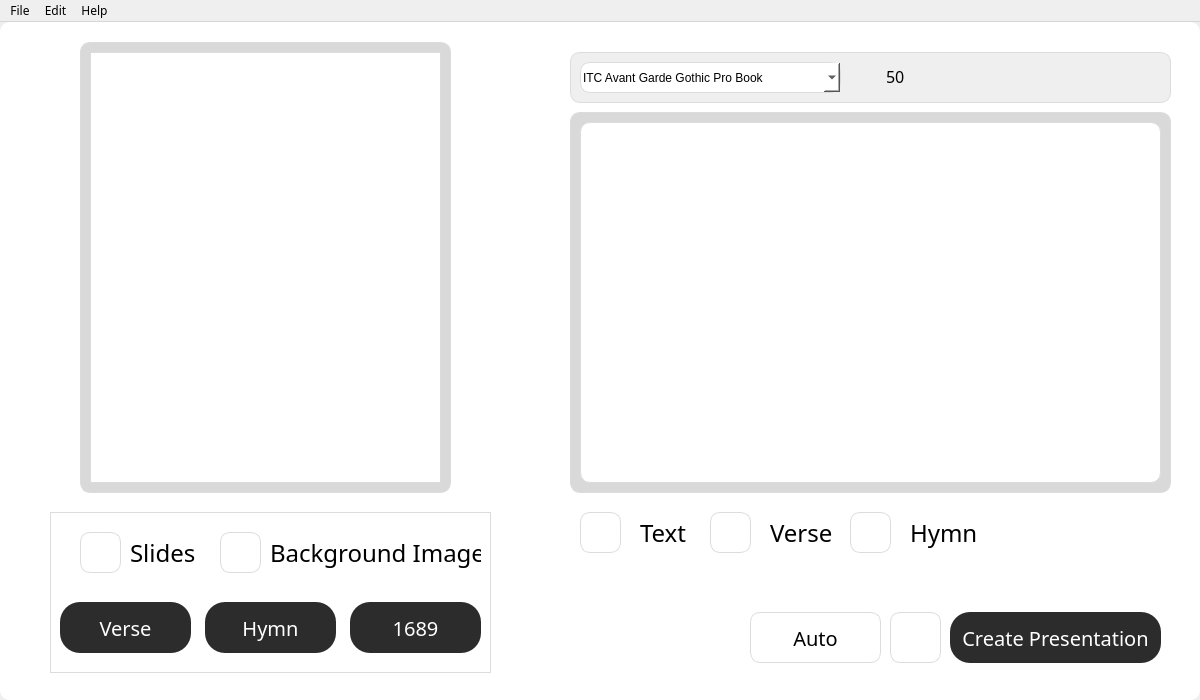
<?xml version="1.0" encoding="UTF-8"?>
<ui version="4.0">
 <class>MainWindow</class>
 <widget class="QMainWindow" name="MainWindow">
  <property name="geometry">
   <rect>
    <x>0</x>
    <y>0</y>
    <width>1200</width>
    <height>700</height>
   </rect>
  </property>
  <property name="minimumSize">
   <size>
    <width>1200</width>
    <height>700</height>
   </size>
  </property>
  <property name="maximumSize">
   <size>
    <width>1200</width>
    <height>700</height>
   </size>
  </property>
  <property name="font">
   <font>
    <family>Inter 18pt</family>
   </font>
  </property>
  <property name="windowTitle">
   <string>Scripture Slides</string>
  </property>
  <property name="windowIcon">
   <iconset>
    <normaloff>assets/ScriptureSlidesIcon.png</normaloff>assets/ScriptureSlidesIcon.png</iconset>
  </property>
  <property name="styleSheet">
   <string notr="true"/>
  </property>
  <widget class="QWidget" name="centralwidget">
   <property name="styleSheet">
    <string notr="true">#centralwidget{
	border: 0px;
}


QWidget {
    background-color: white;
    border: 1px solid #dcdcdc;
    border-radius: 10px;
}

QLabel{
	border: 0px;
}

QPushButton:hover{
	background-color: #EFEFEF;
}

QPushButton:pressed {
    background-color: #BFBFBF;
}
</string>
   </property>
   <widget class="QWidget" name="MainButtons" native="true">
    <property name="geometry">
     <rect>
      <x>50</x>
      <y>490</y>
      <width>441</width>
      <height>161</height>
     </rect>
    </property>
    <property name="font">
     <font>
      <family>Inter 18pt</family>
     </font>
    </property>
    <property name="styleSheet">
     <string notr="true">#MainButtons{
	border-radius: 0px;
}</string>
    </property>
    <widget class="QPushButton" name="addSlideBtn">
     <property name="geometry">
      <rect>
       <x>30</x>
       <y>20</y>
       <width>41</width>
       <height>41</height>
      </rect>
     </property>
     <property name="font">
      <font>
       <pointsize>15</pointsize>
      </font>
     </property>
     <property name="cursor">
      <cursorShape>PointingHandCursor</cursorShape>
     </property>
     <property name="styleSheet">
      <string notr="true"/>
     </property>
     <property name="text">
      <string/>
     </property>
     <property name="icon">
      <iconset>
       <normaloff>assets/plus.png</normaloff>assets/plus.png</iconset>
     </property>
     <property name="iconSize">
      <size>
       <width>16</width>
       <height>16</height>
      </size>
     </property>
    </widget>
    <widget class="QLabel" name="label">
     <property name="geometry">
      <rect>
       <x>80</x>
       <y>20</y>
       <width>71</width>
       <height>41</height>
      </rect>
     </property>
     <property name="font">
      <font>
       <family>Inter 18pt</family>
       <pointsize>18</pointsize>
      </font>
     </property>
     <property name="text">
      <string>Slides</string>
     </property>
    </widget>
    <widget class="QPushButton" name="addBackgroundImageBtn">
     <property name="geometry">
      <rect>
       <x>170</x>
       <y>20</y>
       <width>41</width>
       <height>41</height>
      </rect>
     </property>
     <property name="font">
      <font>
       <pointsize>15</pointsize>
      </font>
     </property>
     <property name="cursor">
      <cursorShape>PointingHandCursor</cursorShape>
     </property>
     <property name="text">
      <string/>
     </property>
     <property name="icon">
      <iconset>
       <normaloff>assets/plus.png</normaloff>assets/plus.png</iconset>
     </property>
     <property name="iconSize">
      <size>
       <width>17</width>
       <height>16</height>
      </size>
     </property>
    </widget>
    <widget class="QLabel" name="label_2">
     <property name="geometry">
      <rect>
       <x>220</x>
       <y>20</y>
       <width>211</width>
       <height>41</height>
      </rect>
     </property>
     <property name="font">
      <font>
       <family>Inter 18pt</family>
       <pointsize>18</pointsize>
      </font>
     </property>
     <property name="text">
      <string>Background Image</string>
     </property>
    </widget>
    <widget class="QLabel" name="label_5">
     <property name="geometry">
      <rect>
       <x>60</x>
       <y>90</y>
       <width>71</width>
       <height>41</height>
      </rect>
     </property>
     <property name="font">
      <font>
       <family>Inter 18pt</family>
       <pointsize>18</pointsize>
      </font>
     </property>
     <property name="text">
      <string/>
     </property>
    </widget>
    <widget class="QPushButton" name="VerseRepeatBtn">
     <property name="geometry">
      <rect>
       <x>10</x>
       <y>90</y>
       <width>131</width>
       <height>51</height>
      </rect>
     </property>
     <property name="font">
      <font>
       <family>Inter 18pt</family>
       <pointsize>15</pointsize>
      </font>
     </property>
     <property name="cursor">
      <cursorShape>PointingHandCursor</cursorShape>
     </property>
     <property name="styleSheet">
      <string notr="true">#VerseRepeatBtn{
    border: none;
    color: white;
    background-color: #2C2C2C;
    border-radius: 20px;
    padding: 10px;
}

#VerseRepeatBtn:hover {
    border: 2px solid #c68463;
    color: white;
    background-color: #c68463; 
    border-radius: 20px;
}

#VerseRepeatBtn:pressed {
    border: 2px solid #824d32;
    color: white;
    background-color: #824d32; 
    border-radius: 20px;
}</string>
     </property>
     <property name="text">
      <string>Verse</string>
     </property>
    </widget>
    <widget class="QPushButton" name="HymnRepeatBtn">
     <property name="geometry">
      <rect>
       <x>155</x>
       <y>90</y>
       <width>131</width>
       <height>51</height>
      </rect>
     </property>
     <property name="font">
      <font>
       <family>Inter 18pt</family>
       <pointsize>15</pointsize>
      </font>
     </property>
     <property name="cursor">
      <cursorShape>PointingHandCursor</cursorShape>
     </property>
     <property name="styleSheet">
      <string notr="true">#HymnRepeatBtn{
    border: none;
    color: white;
    background-color: #2C2C2C;
    border-radius: 20px;
    padding: 10px;
}

#HymnRepeatBtn:hover {
    border: 2px solid #c68463;
    color: white;
    background-color: #c68463; 
    border-radius: 20px;
}

#HymnRepeatBtn:pressed {
    border: 2px solid #824d32;
    color: white;
    background-color: #824d32; 
    border-radius: 20px;
}
</string>
     </property>
     <property name="text">
      <string>Hymn</string>
     </property>
    </widget>
    <widget class="QPushButton" name="LBCF">
     <property name="geometry">
      <rect>
       <x>300</x>
       <y>90</y>
       <width>131</width>
       <height>51</height>
      </rect>
     </property>
     <property name="font">
      <font>
       <family>Inter 18pt</family>
       <pointsize>15</pointsize>
      </font>
     </property>
     <property name="cursor">
      <cursorShape>PointingHandCursor</cursorShape>
     </property>
     <property name="styleSheet">
      <string notr="true">#LBCF{
    border: none;
    color: white;
    background-color: #2C2C2C;
    border-radius: 20px;
    padding: 10px;
}

#LBCF:hover {
    border: 2px solid #c68463;
    color: white;
    background-color: #c68463; 
    border-radius: 20px;
}

#LBCF:pressed {
    border: 2px solid #824d32;
    color: white;
    background-color: #824d32; 
    border-radius: 20px;
}</string>
     </property>
     <property name="text">
      <string>1689</string>
     </property>
    </widget>
   </widget>
   <widget class="QFrame" name="EditorFrame">
    <property name="geometry">
     <rect>
      <x>570</x>
      <y>30</y>
      <width>601</width>
      <height>51</height>
     </rect>
    </property>
    <property name="font">
     <font>
      <family>Inter 18pt</family>
     </font>
    </property>
    <property name="styleSheet">
     <string notr="true">#EditorFrame{
	Background-color: #EFEFEF;
}

QPushButton{
	Background-color: #EFEFEF;
	border: 0px;
}


QPushButton:hover{
	Background-color: #FFFFFF;
}

QPushButton:pressed {
    background-color: #BFBFBF;
}
</string>
    </property>
    <property name="frameShape">
     <enum>QFrame::StyledPanel</enum>
    </property>
    <property name="frameShadow">
     <enum>QFrame::Raised</enum>
    </property>
    <widget class="QFontComboBox" name="fontComboBox">
     <property name="geometry">
      <rect>
       <x>10</x>
       <y>10</y>
       <width>261</width>
       <height>31</height>
      </rect>
     </property>
     <property name="font">
      <font>
       <family>Inter 18pt,sans-serif</family>
       <pointsize>10</pointsize>
      </font>
     </property>
     <property name="styleSheet">
      <string notr="true">QComboBox#fontComboBox {
    font-family: 'Inter 18pt', sans-serif;
    font-size: 10pt; /* Change font size to points */
    color: black;
    background-color: white;
    border: 1px solid #ccc;
    padding: 5px;
    border-radius: 8px;
}

QComboBox#fontComboBox::drop-down {
    background-color: transparent; /* Change drop-down background */
    width: 30px; /* Adjust drop-down width */
}

QComboBox#fontComboBox::drop-down:hover {
   background-color: #EFEFEF;
	border-radius: 8px;
}

QComboBox#fontComboBox::drop-down:pressed {
   background-color: #BFBFBF;

}

QComboBox#fontComboBox::down-arrow {
    image: url(C:/Users/markt/Scripture-Slides/Scripture-Slides/assets/arrowDown.png); /* Path to your custom arrow image */
    width: 18px; /* Adjust width if needed */
    height: 18px; /* Adjust height if needed */
}

QComboBox#fontComboBox QAbstractItemView {
    font-family: 'Inter 18pt', sans-serif;
    font-size: 10pt; /* Set point size for list items */
    color: black;
    background-color: white;
    border: none;
}
</string>
     </property>
     <property name="currentText">
      <string>ITC Avant Garde Gothic Pro Book</string>
     </property>
    </widget>
    <widget class="QPushButton" name="IncreaseFontSize">
     <property name="geometry">
      <rect>
       <x>340</x>
       <y>10</y>
       <width>31</width>
       <height>31</height>
      </rect>
     </property>
     <property name="cursor">
      <cursorShape>PointingHandCursor</cursorShape>
     </property>
     <property name="styleSheet">
      <string notr="true">#IncreaseFontSize{
	Border: 0px
}
</string>
     </property>
     <property name="text">
      <string/>
     </property>
     <property name="icon">
      <iconset>
       <normaloff>assets/plus.png</normaloff>assets/plus.png</iconset>
     </property>
     <property name="iconSize">
      <size>
       <width>15</width>
       <height>15</height>
      </size>
     </property>
    </widget>
    <widget class="QPushButton" name="DecreaseFontSize">
     <property name="geometry">
      <rect>
       <x>280</x>
       <y>10</y>
       <width>31</width>
       <height>31</height>
      </rect>
     </property>
     <property name="cursor">
      <cursorShape>PointingHandCursor</cursorShape>
     </property>
     <property name="styleSheet">
      <string notr="true">#DecreaseFontSize{
	Border: 0px;
}
</string>
     </property>
     <property name="text">
      <string/>
     </property>
     <property name="icon">
      <iconset>
       <normaloff>assets/minus.png</normaloff>assets/minus.png</iconset>
     </property>
     <property name="iconSize">
      <size>
       <width>15</width>
       <height>15</height>
      </size>
     </property>
    </widget>
    <widget class="QPushButton" name="BoldBtn">
     <property name="geometry">
      <rect>
       <x>408</x>
       <y>10</y>
       <width>31</width>
       <height>31</height>
      </rect>
     </property>
     <property name="cursor">
      <cursorShape>PointingHandCursor</cursorShape>
     </property>
     <property name="styleSheet">
      <string notr="true">#BoldBtn{
	Border: 0px;
}
</string>
     </property>
     <property name="text">
      <string/>
     </property>
     <property name="icon">
      <iconset>
       <normaloff>assets/b.png</normaloff>assets/b.png</iconset>
     </property>
     <property name="iconSize">
      <size>
       <width>15</width>
       <height>15</height>
      </size>
     </property>
    </widget>
    <widget class="QPushButton" name="AlignLeft">
     <property name="geometry">
      <rect>
       <x>442</x>
       <y>10</y>
       <width>31</width>
       <height>31</height>
      </rect>
     </property>
     <property name="cursor">
      <cursorShape>PointingHandCursor</cursorShape>
     </property>
     <property name="styleSheet">
      <string notr="true">#IncreaseFontSize{
	Border: 0px
}

#IncreaseFontSize:hover{
	background-color: #FFFFFF;
}</string>
     </property>
     <property name="text">
      <string/>
     </property>
     <property name="icon">
      <iconset>
       <normaloff>assets/left-align.png</normaloff>assets/left-align.png</iconset>
     </property>
     <property name="iconSize">
      <size>
       <width>15</width>
       <height>15</height>
      </size>
     </property>
    </widget>
    <widget class="QPushButton" name="AlignCenter">
     <property name="geometry">
      <rect>
       <x>481</x>
       <y>10</y>
       <width>31</width>
       <height>31</height>
      </rect>
     </property>
     <property name="cursor">
      <cursorShape>PointingHandCursor</cursorShape>
     </property>
     <property name="styleSheet">
      <string notr="true">#IncreaseFontSize{
	Border: 0px
}

#IncreaseFontSize:hover{
	background-color: #FFFFFF;
}</string>
     </property>
     <property name="text">
      <string/>
     </property>
     <property name="icon">
      <iconset>
       <normaloff>assets/center-align.png</normaloff>assets/center-align.png</iconset>
     </property>
     <property name="iconSize">
      <size>
       <width>15</width>
       <height>15</height>
      </size>
     </property>
    </widget>
    <widget class="QPushButton" name="AlignRight">
     <property name="geometry">
      <rect>
       <x>521</x>
       <y>10</y>
       <width>31</width>
       <height>31</height>
      </rect>
     </property>
     <property name="cursor">
      <cursorShape>PointingHandCursor</cursorShape>
     </property>
     <property name="styleSheet">
      <string notr="true">#IncreaseFontSize{
	Border: 0px
}

#IncreaseFontSize:hover{
	background-color: #FFFFFF;
}</string>
     </property>
     <property name="text">
      <string/>
     </property>
     <property name="icon">
      <iconset>
       <normaloff>assets/right-align.png</normaloff>assets/right-align.png</iconset>
     </property>
     <property name="iconSize">
      <size>
       <width>15</width>
       <height>15</height>
      </size>
     </property>
    </widget>
    <widget class="QPushButton" name="AlignJustify">
     <property name="geometry">
      <rect>
       <x>560</x>
       <y>10</y>
       <width>31</width>
       <height>31</height>
      </rect>
     </property>
     <property name="cursor">
      <cursorShape>PointingHandCursor</cursorShape>
     </property>
     <property name="styleSheet">
      <string notr="true">#IncreaseFontSize{
	Border: 0px
}

#IncreaseFontSize:hover{
	background-color: #FFFFFF;
}</string>
     </property>
     <property name="text">
      <string/>
     </property>
     <property name="icon">
      <iconset>
       <normaloff>assets/justify.png</normaloff>assets/justify.png</iconset>
     </property>
     <property name="iconSize">
      <size>
       <width>15</width>
       <height>15</height>
      </size>
     </property>
    </widget>
    <widget class="QPushButton" name="colorWheel">
     <property name="geometry">
      <rect>
       <x>376</x>
       <y>10</y>
       <width>31</width>
       <height>31</height>
      </rect>
     </property>
     <property name="cursor">
      <cursorShape>PointingHandCursor</cursorShape>
     </property>
     <property name="styleSheet">
      <string notr="true">#BoldBtn{
	Border: 0px;
	background-color: transparent;
}

#BoldBtn:hover{
	background-color: #FFFFFF;
}</string>
     </property>
     <property name="text">
      <string/>
     </property>
     <property name="icon">
      <iconset>
       <normaloff>assets/color-wheel.png</normaloff>assets/color-wheel.png</iconset>
     </property>
     <property name="iconSize">
      <size>
       <width>25</width>
       <height>25</height>
      </size>
     </property>
    </widget>
    <widget class="QLineEdit" name="fontBox">
     <property name="geometry">
      <rect>
       <x>310</x>
       <y>9</y>
       <width>31</width>
       <height>31</height>
      </rect>
     </property>
     <property name="font">
      <font>
       <family>Inter 18pt</family>
       <pointsize>12</pointsize>
      </font>
     </property>
     <property name="layoutDirection">
      <enum>Qt::LeftToRight</enum>
     </property>
     <property name="styleSheet">
      <string notr="true">#fontBox{
	background-color: transparent;
	color: black;
	border: 0px;
}</string>
     </property>
     <property name="text">
      <string>50</string>
     </property>
     <property name="alignment">
      <set>Qt::AlignCenter</set>
     </property>
    </widget>
   </widget>
   <widget class="QLabel" name="label_3">
    <property name="geometry">
     <rect>
      <x>640</x>
      <y>490</y>
      <width>61</width>
      <height>41</height>
     </rect>
    </property>
    <property name="font">
     <font>
      <family>Inter 18pt</family>
      <pointsize>18</pointsize>
     </font>
    </property>
    <property name="styleSheet">
     <string notr="true"/>
    </property>
    <property name="text">
     <string>Text</string>
    </property>
   </widget>
   <widget class="QPushButton" name="addTextBtn">
    <property name="geometry">
     <rect>
      <x>580</x>
      <y>490</y>
      <width>41</width>
      <height>41</height>
     </rect>
    </property>
    <property name="font">
     <font>
      <pointsize>15</pointsize>
     </font>
    </property>
    <property name="cursor">
     <cursorShape>PointingHandCursor</cursorShape>
    </property>
    <property name="text">
     <string/>
    </property>
    <property name="icon">
     <iconset>
      <normaloff>assets/plus.png</normaloff>assets/plus.png</iconset>
    </property>
   </widget>
   <widget class="QFrame" name="BackgroundFrame">
    <property name="geometry">
     <rect>
      <x>570</x>
      <y>90</y>
      <width>601</width>
      <height>381</height>
     </rect>
    </property>
    <property name="styleSheet">
     <string notr="true">#BackgroundFrame{
Background-color: #D9D9D9;
border-radius: 10px;
}</string>
    </property>
    <property name="frameShape">
     <enum>QFrame::StyledPanel</enum>
    </property>
    <property name="frameShadow">
     <enum>QFrame::Raised</enum>
    </property>
    <widget class="QGraphicsView" name="graphicsView">
     <property name="geometry">
      <rect>
       <x>10</x>
       <y>10</y>
       <width>581</width>
       <height>361</height>
      </rect>
     </property>
    </widget>
   </widget>
   <widget class="QPushButton" name="createPresentationBtn">
    <property name="geometry">
     <rect>
      <x>950</x>
      <y>590</y>
      <width>211</width>
      <height>51</height>
     </rect>
    </property>
    <property name="font">
     <font>
      <family>Inter 18pt</family>
      <pointsize>15</pointsize>
     </font>
    </property>
    <property name="cursor">
     <cursorShape>PointingHandCursor</cursorShape>
    </property>
    <property name="styleSheet">
     <string notr="true">#createPresentationBtn{
    border: none;
    color: white;
    background-color: #2C2C2C;
    border-radius: 20px;
    padding: 10px;
}

#createPresentationBtn:hover {
    border: 2px solid #c68463;
    color: white;
    background-color: #c68463; 
    border-radius: 20px;
}

#createPresentationBtn:pressed {
    border: 2px solid #824d32;
    color: white;
    background-color: #824d32; 
    border-radius: 20px;
}
</string>
    </property>
    <property name="text">
     <string>Create Presentation</string>
    </property>
   </widget>
   <widget class="QFrame" name="BackgroundFrame_2">
    <property name="geometry">
     <rect>
      <x>80</x>
      <y>20</y>
      <width>371</width>
      <height>451</height>
     </rect>
    </property>
    <property name="styleSheet">
     <string notr="true">#BackgroundFrame_2{
Background-color: #D9D9D9;
border-radius: 10px;
}</string>
    </property>
    <property name="frameShape">
     <enum>QFrame::StyledPanel</enum>
    </property>
    <property name="frameShadow">
     <enum>QFrame::Raised</enum>
    </property>
    <widget class="QListWidget" name="slideListWidget">
     <property name="geometry">
      <rect>
       <x>10</x>
       <y>10</y>
       <width>351</width>
       <height>431</height>
      </rect>
     </property>
     <property name="font">
      <font>
       <family>Inter 18pt</family>
       <pointsize>20</pointsize>
      </font>
     </property>
     <property name="styleSheet">
      <string notr="true">#slideListWidget{
	border-radius: 0px;
}</string>
     </property>
    </widget>
   </widget>
   <widget class="QPushButton" name="addVerseBtn">
    <property name="geometry">
     <rect>
      <x>710</x>
      <y>490</y>
      <width>41</width>
      <height>41</height>
     </rect>
    </property>
    <property name="font">
     <font>
      <pointsize>15</pointsize>
     </font>
    </property>
    <property name="cursor">
     <cursorShape>PointingHandCursor</cursorShape>
    </property>
    <property name="text">
     <string/>
    </property>
    <property name="icon">
     <iconset>
      <normaloff>assets/plus.png</normaloff>assets/plus.png</iconset>
    </property>
   </widget>
   <widget class="QLabel" name="label_4">
    <property name="geometry">
     <rect>
      <x>770</x>
      <y>490</y>
      <width>71</width>
      <height>41</height>
     </rect>
    </property>
    <property name="font">
     <font>
      <family>Inter 18pt</family>
      <pointsize>18</pointsize>
     </font>
    </property>
    <property name="styleSheet">
     <string notr="true"/>
    </property>
    <property name="text">
     <string>Verse</string>
    </property>
   </widget>
   <widget class="QLabel" name="label_6">
    <property name="geometry">
     <rect>
      <x>910</x>
      <y>490</y>
      <width>81</width>
      <height>41</height>
     </rect>
    </property>
    <property name="font">
     <font>
      <family>Inter 18pt</family>
      <pointsize>18</pointsize>
     </font>
    </property>
    <property name="styleSheet">
     <string notr="true"/>
    </property>
    <property name="text">
     <string>Hymn</string>
    </property>
   </widget>
   <widget class="QPushButton" name="addVerseBtn_2">
    <property name="geometry">
     <rect>
      <x>850</x>
      <y>490</y>
      <width>41</width>
      <height>41</height>
     </rect>
    </property>
    <property name="font">
     <font>
      <pointsize>15</pointsize>
     </font>
    </property>
    <property name="cursor">
     <cursorShape>PointingHandCursor</cursorShape>
    </property>
    <property name="text">
     <string/>
    </property>
    <property name="icon">
     <iconset>
      <normaloff>assets/plus.png</normaloff>assets/plus.png</iconset>
    </property>
   </widget>
   <widget class="QPushButton" name="AutoBtn">
    <property name="geometry">
     <rect>
      <x>750</x>
      <y>590</y>
      <width>131</width>
      <height>51</height>
     </rect>
    </property>
    <property name="font">
     <font>
      <family>Inter 18pt</family>
      <pointsize>15</pointsize>
     </font>
    </property>
    <property name="cursor">
     <cursorShape>PointingHandCursor</cursorShape>
    </property>
    <property name="styleSheet">
     <string notr="true">#LBCF{
    border: none;
    color: white;
    background-color: #2C2C2C;
    border-radius: 20px;
    padding: 10px;
}

#LBCF:hover {
    border: 2px solid #3498db;
    color: white;
    background-color: #3498db; 
    border-radius: 20px;
}
</string>
    </property>
    <property name="text">
     <string>Auto</string>
    </property>
   </widget>
   <widget class="QPushButton" name="SlideShowBtn">
    <property name="geometry">
     <rect>
      <x>890</x>
      <y>590</y>
      <width>51</width>
      <height>51</height>
     </rect>
    </property>
    <property name="font">
     <font>
      <family>Inter 18pt</family>
      <pointsize>15</pointsize>
     </font>
    </property>
    <property name="cursor">
     <cursorShape>PointingHandCursor</cursorShape>
    </property>
    <property name="styleSheet">
     <string notr="true">#LBCF{
    border: none;
    color: white;
    background-color: #2C2C2C;
    border-radius: 20px;
    padding: 10px;
}

#LBCF:hover {
    border: 2px solid #3498db;
    color: white;
    background-color: #3498db; 
    border-radius: 20px;
}
</string>
    </property>
    <property name="text">
     <string/>
    </property>
    <property name="icon">
     <iconset>
      <normaloff>assets/SlideShow.png</normaloff>assets/SlideShow.png</iconset>
    </property>
    <property name="iconSize">
     <size>
      <width>35</width>
      <height>35</height>
     </size>
    </property>
   </widget>
   <zorder>BackgroundFrame_2</zorder>
   <zorder>BackgroundFrame</zorder>
   <zorder>MainButtons</zorder>
   <zorder>EditorFrame</zorder>
   <zorder>label_3</zorder>
   <zorder>addTextBtn</zorder>
   <zorder>createPresentationBtn</zorder>
   <zorder>addVerseBtn</zorder>
   <zorder>label_4</zorder>
   <zorder>label_6</zorder>
   <zorder>addVerseBtn_2</zorder>
   <zorder>AutoBtn</zorder>
   <zorder>SlideShowBtn</zorder>
  </widget>
  <widget class="QMenuBar" name="menubar">
   <property name="geometry">
    <rect>
     <x>0</x>
     <y>0</y>
     <width>1200</width>
     <height>21</height>
    </rect>
   </property>
   <widget class="QMenu" name="menuFile">
    <property name="title">
     <string>File</string>
    </property>
    <widget class="QMenu" name="menuPresets">
     <property name="font">
      <font>
       <family>Inter 18pt</family>
       <pointsize>12</pointsize>
      </font>
     </property>
     <property name="title">
      <string>Presets</string>
     </property>
     <addaction name="actionImport_Preset_2"/>
     <addaction name="actionExport_Preset_2"/>
    </widget>
    <addaction name="menuPresets"/>
    <addaction name="actionSave"/>
   </widget>
   <widget class="QMenu" name="menuHelp">
    <property name="font">
     <font>
      <family>Inter 18pt</family>
     </font>
    </property>
    <property name="title">
     <string>Help</string>
    </property>
    <addaction name="actionInformation"/>
    <addaction name="actionVersion"/>
   </widget>
   <widget class="QMenu" name="menuEdit">
    <property name="title">
     <string>Edit</string>
    </property>
    <addaction name="actionUndo"/>
   </widget>
   <addaction name="menuFile"/>
   <addaction name="menuEdit"/>
   <addaction name="menuHelp"/>
  </widget>
  <action name="actionPresets">
   <property name="text">
    <string>Presets</string>
   </property>
  </action>
  <action name="actionImport_Preset">
   <property name="text">
    <string>Import Preset</string>
   </property>
  </action>
  <action name="actionExport_Preset">
   <property name="text">
    <string>Export Preset</string>
   </property>
  </action>
  <action name="actionImport_Preset_2">
   <property name="text">
    <string>Import Preset</string>
   </property>
   <property name="font">
    <font>
     <family>Inter 18pt</family>
    </font>
   </property>
  </action>
  <action name="actionExport_Preset_2">
   <property name="text">
    <string>Export Preset</string>
   </property>
   <property name="font">
    <font>
     <family>Inter 18pt</family>
    </font>
   </property>
  </action>
  <action name="actionSave">
   <property name="text">
    <string>Save as...</string>
   </property>
   <property name="font">
    <font>
     <family>Inter 18pt</family>
    </font>
   </property>
  </action>
  <action name="actionInformation">
   <property name="text">
    <string>Information</string>
   </property>
   <property name="font">
    <font>
     <family>Inter 18pt</family>
    </font>
   </property>
  </action>
  <action name="actionVersion">
   <property name="text">
    <string>Version</string>
   </property>
   <property name="font">
    <font>
     <family>Inter 18pt</family>
    </font>
   </property>
  </action>
  <action name="actionUndo">
   <property name="text">
    <string>Undo</string>
   </property>
  </action>
 </widget>
 <resources/>
 <connections/>
</ui>
